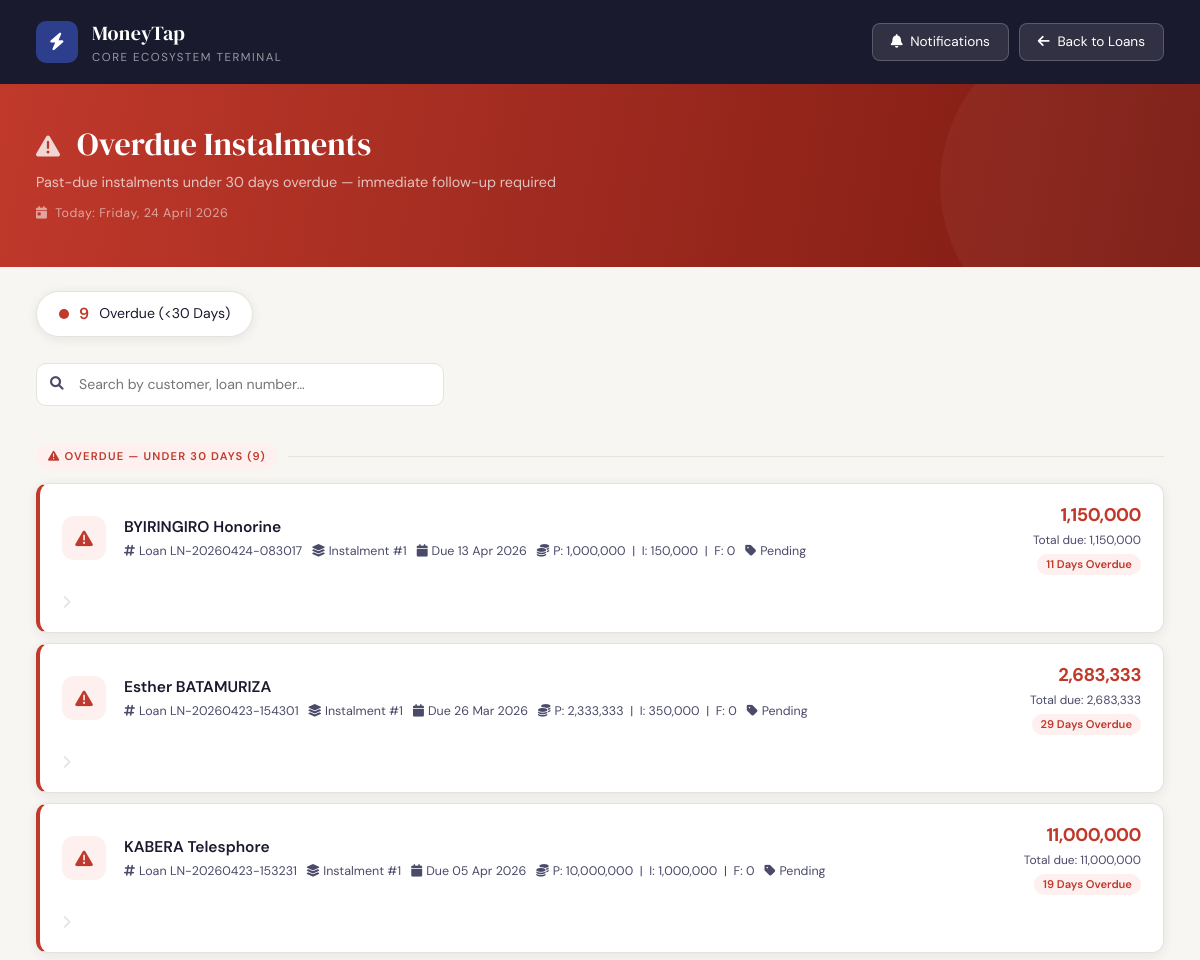
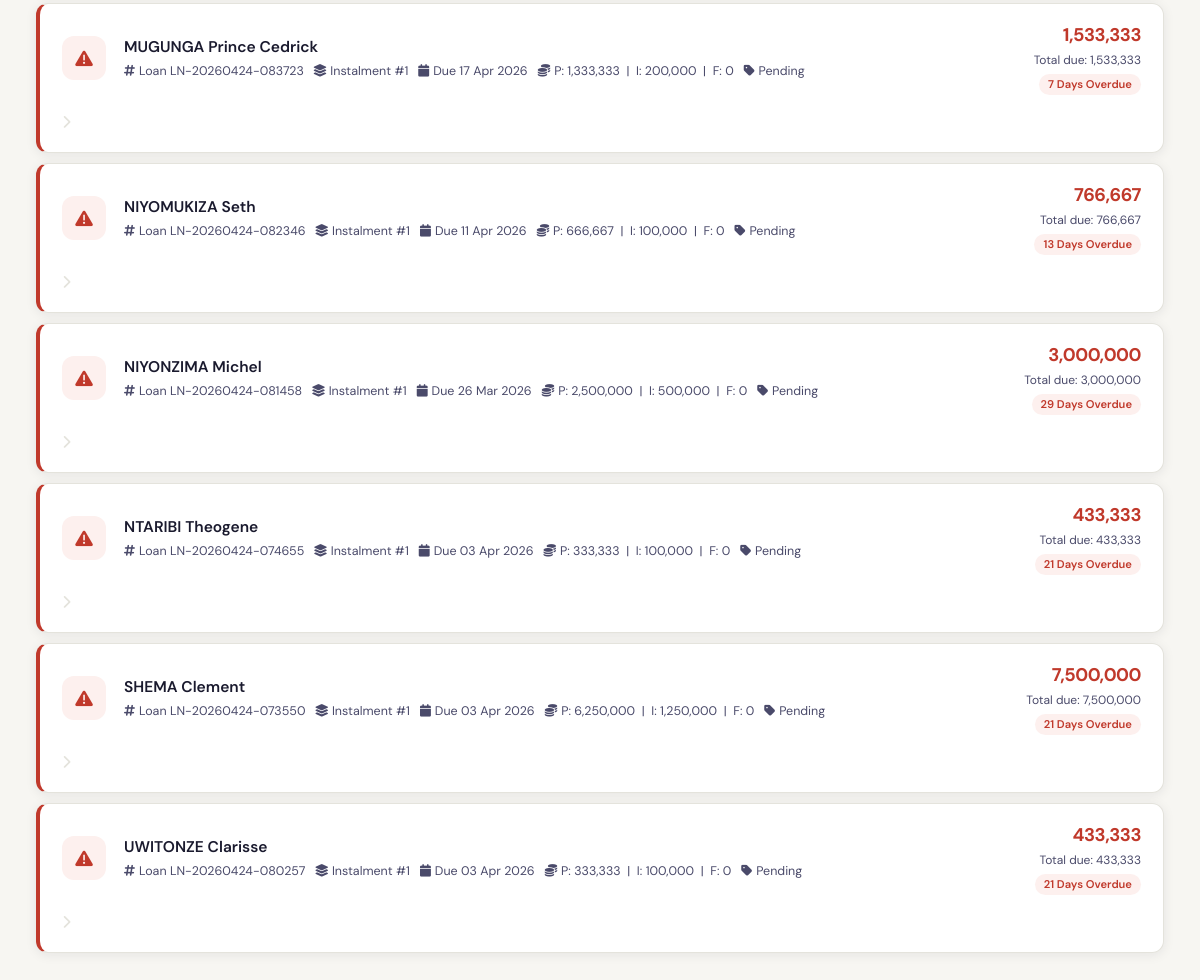
Screenshot of /app.moneytap/modules/overdue.php with the database file from the repository (2 pictures, top to bottom).
### tables this page shows
CREATE TABLE `loan_instalments` (
  `instalment_id` int(11) NOT NULL,
  `loan_id` int(11) NOT NULL,
  `loan_number` varchar(50) NOT NULL,
  `instalment_number` int(11) NOT NULL,
  `due_date` date NOT NULL,
  `payment_date` date DEFAULT NULL,
  `opening_balance` decimal(15,2) NOT NULL DEFAULT '0.00' COMMENT 'Principal balance at start of period',
  `closing_balance` decimal(15,2) NOT NULL DEFAULT '0.00' COMMENT 'Principal balance at end of period',
  `principal_amount` decimal(15,2) NOT NULL DEFAULT '0.00' COMMENT 'Principal portion of payment',
  `interest_amount` decimal(15,2) NOT NULL DEFAULT '0.00' COMMENT 'Interest portion of payment',
  `management_fee` decimal(15,2) NOT NULL DEFAULT '0.00' COMMENT 'Management fee for this instalment',
  `total_payment` decimal(15,2) NOT NULL DEFAULT '0.00' COMMENT 'Total payment required (principal + interest + mgmt fee)',
  `paid_amount` decimal(15,2) NOT NULL DEFAULT '0.00' COMMENT 'Amount actually paid',
  `principal_paid` decimal(15,2) NOT NULL DEFAULT '0.00',
  `interest_paid` decimal(15,2) NOT NULL DEFAULT '0.00',
  `management_fee_paid` decimal(15,2) NOT NULL DEFAULT '0.00',
  `balance_remaining` decimal(15,2) NOT NULL DEFAULT '0.00' COMMENT 'Unpaid portion of this instalment',
  `days_overdue` int(11) NOT NULL DEFAULT '0',
  `penalty_amount` decimal(15,2) NOT NULL DEFAULT '0.00',
  `penalty_paid` decimal(15,2) NOT NULL DEFAULT '0.00',
  `status` enum('Pending','Partially Paid','Fully Paid','Overdue') NOT NULL DEFAULT 'Pending',
  `created_by` int(11) NOT NULL,
  `created_at` timestamp NOT NULL DEFAULT CURRENT_TIMESTAMP,
  `updated_at` timestamp NOT NULL DEFAULT CURRENT_TIMESTAMP ON UPDATE CURRENT_TIMESTAMP,
  `overdue_ledger_recorded` tinyint(1) DEFAULT '0',
  `ninety_day_recorded` tinyint(1) DEFAULT '0',
  `monitoring_fee_net` decimal(15,2) DEFAULT '0.00',
  `monitoring_fee_vat` decimal(15,2) DEFAULT '0.00',
  `monitoring_fee_total` decimal(15,2) DEFAULT '0.00',
  `provision_calculated` tinyint(1) DEFAULT '0',
  `provision_amount` decimal(15,2) DEFAULT '0.00',
  `provision_date` date DEFAULT NULL,
  `suspension_recorded` tinyint(1) DEFAULT '0',
  `requested_amount` decimal(15,2) DEFAULT '0.00',
  `requested_amount_paid` decimal(15,2) DEFAULT '0.00'
);

CREATE TABLE `customers` (
  `customer_id` int(11) NOT NULL,
  `customer_code` varchar(50) NOT NULL,
  `customer_name` varchar(255) NOT NULL,
  `birth_place` text,
  `id_number` varchar(50) NOT NULL,
  `account_number` varchar(50) DEFAULT NULL,
  `occupation` varchar(100) DEFAULT NULL,
  `gender` enum('Male','Female','Other') DEFAULT 'Male',
  `date_of_birth` date DEFAULT NULL,
  `phone` varchar(20) NOT NULL,
  `email` varchar(120) DEFAULT NULL,
  `organization` varchar(150) DEFAULT 'gracelending',
  `father_name` varchar(150) DEFAULT NULL,
  `mother_name` varchar(150) DEFAULT NULL,
  `marriage_type` enum('Single','Married','Divorced') DEFAULT 'Single',
  `spouse` varchar(150) DEFAULT NULL,
  `spouse_id` varchar(50) DEFAULT NULL,
  `spouse_occupation` varchar(100) DEFAULT NULL,
  `spouse_phone` varchar(20) DEFAULT NULL,
  `address` text,
  `location` text,
  `project` varchar(150) DEFAULT NULL,
  `project_location` varchar(150) DEFAULT NULL,
  `caution_location` varchar(150) DEFAULT NULL,
  `loan_type` varchar(50) DEFAULT NULL,
  `requested_amount` decimal(15,2) DEFAULT '0.00',
  `loan_duration` int(11) DEFAULT '0',
  `province` varchar(100) DEFAULT NULL,
  `district` varchar(100) DEFAULT NULL,
  `sector` varchar(100) DEFAULT NULL,
  `cell` varchar(100) DEFAULT NULL,
  `village` varchar(100) DEFAULT NULL,
  `created_by` varchar(100) DEFAULT 'admin',
  `created_at` datetime DEFAULT CURRENT_TIMESTAMP,
  `updated_at` datetime DEFAULT CURRENT_TIMESTAMP ON UPDATE CURRENT_TIMESTAMP,
  `is_active` tinyint(1) DEFAULT '1',
  `status` varchar(50) DEFAULT 'Approved',
  `doc_id` varchar(255) DEFAULT NULL COMMENT 'National ID Path',
  `doc_contract` varchar(255) DEFAULT NULL COMMENT 'Work Contract Path',
  `doc_statement` varchar(255) DEFAULT NULL COMMENT 'Bank Statement Path',
  `doc_payslip` varchar(255) DEFAULT NULL COMMENT 'Payslip Path',
  `doc_marital` varchar(255) DEFAULT NULL COMMENT 'Marital Status Cert Path',
  `doc_rdb` varchar(255) DEFAULT NULL COMMENT 'RDB Certificate Path',
  `has_guarantor` enum('Yes','No') DEFAULT 'No',
  `guarantor_name` varchar(150) DEFAULT NULL,
  `guarantor_id` varchar(50) DEFAULT NULL,
  `guarantor_phone` varchar(20) DEFAULT NULL,
  `guarantor_occupation` varchar(100) DEFAULT NULL,
  `tin_number` varchar(20) DEFAULT NULL,
  `risk_rating` varchar(50) DEFAULT NULL,
  `current_balance` decimal(15,2) DEFAULT '0.00',
  `total_loans` decimal(15,2) DEFAULT '0.00',
  `total_paid` decimal(15,2) DEFAULT '0.00',
  `rejection_reason` text,
  `correction_fields` text,
  `admin_note` text,
  `client_resubmitted` tinyint(1) DEFAULT '0',
  `resubmitted_fields` text,
  `total_disbursed` decimal(15,2) NOT NULL DEFAULT '0.00',
  `total_outstanding` decimal(15,2) NOT NULL DEFAULT '0.00',
  `last_loan_date` date DEFAULT NULL,
  `record_date` datetime NOT NULL DEFAULT CURRENT_TIMESTAMP,
  `collateral_type` enum('Movable','Immovable') DEFAULT NULL,
  `collateral_sub_type` varchar(50) DEFAULT NULL,
  `upi_location` varchar(100) DEFAULT NULL,
  `square_mtrs` varchar(50) DEFAULT NULL,
  `doc_loan_clearance` varchar(255) DEFAULT NULL,
  `doc_power_of_attorney` varchar(255) DEFAULT NULL,
  `doc_guarantor_letter` varchar(255) DEFAULT NULL
);

CREATE TABLE `loan_portfolio` (
  `loan_id` int(11) NOT NULL,
  `customer_id` int(11) NOT NULL,
  `loan_number` varchar(50) NOT NULL,
  `loan_amount` decimal(15,2) NOT NULL DEFAULT '0.00' COMMENT 'Principal amount given to customer',
  `management_fee_rate` decimal(5,2) NOT NULL DEFAULT '5.50' COMMENT 'Management fee percentage (5.5%)',
  `management_fee_amount` decimal(15,2) NOT NULL DEFAULT '0.00' COMMENT 'Management fee (5.5% of loan amount)',
  `total_disbursed` decimal(15,2) NOT NULL DEFAULT '0.00' COMMENT 'Loan amount + Management fee',
  `interest_rate` decimal(5,2) NOT NULL COMMENT 'Monthly interest rate percentage',
  `number_of_instalments` int(11) NOT NULL,
  `disbursement_date` date NOT NULL,
  `maturity_date` date NOT NULL,
  `total_interest` decimal(15,2) NOT NULL DEFAULT '0.00' COMMENT 'Sum of all interest payments',
  `total_management_fees` decimal(15,2) NOT NULL DEFAULT '0.00' COMMENT 'Total management fees across all instalments',
  `total_payment` decimal(15,2) NOT NULL DEFAULT '0.00' COMMENT 'Total to be paid (principal + interest + mgmt fees)',
  `monthly_payment` decimal(15,2) NOT NULL DEFAULT '0.00' COMMENT 'Fixed monthly payment amount (after 1st instalment)',
  `principal_outstanding` decimal(15,2) NOT NULL DEFAULT '0.00' COMMENT 'Remaining principal balance',
  `interest_outstanding` decimal(15,2) NOT NULL DEFAULT '0.00' COMMENT 'Remaining interest to be paid',
  `total_outstanding` decimal(15,2) NOT NULL DEFAULT '0.00' COMMENT 'Total remaining balance',
  `total_paid` decimal(15,2) NOT NULL DEFAULT '0.00',
  `total_principal_paid` decimal(15,2) NOT NULL DEFAULT '0.00',
  `total_interest_paid` decimal(15,2) NOT NULL DEFAULT '0.00',
  `total_management_fees_paid` decimal(15,2) NOT NULL DEFAULT '0.00',
  `accrued_interest` decimal(15,2) NOT NULL DEFAULT '0.00',
  `accrued_days` int(11) NOT NULL DEFAULT '0',
  `accrued_management_fees` decimal(15,2) NOT NULL DEFAULT '0.00',
  `deferred_management_fees` decimal(15,2) NOT NULL DEFAULT '0.00',
  `days_overdue` int(11) NOT NULL DEFAULT '0',
  `penalties` decimal(15,2) NOT NULL DEFAULT '0.00',
  `cash_amount` decimal(15,2) NOT NULL DEFAULT '0.00',
  `bank_amount` decimal(15,2) NOT NULL DEFAULT '0.00',
  `collateral_type` varchar(50) DEFAULT NULL,
  `collateral_description` text,
  `collateral_value` decimal(15,2) DEFAULT '0.00',
  `collateral_net_value` decimal(15,2) DEFAULT '0.00',
  `provisional_rate` decimal(5,2) NOT NULL DEFAULT '1.00',
  `general_provision` decimal(15,2) NOT NULL DEFAULT '0.00',
  `net_book_value` decimal(15,2) NOT NULL DEFAULT '0.00',
  `loan_status` varchar(100) DEFAULT NULL,
  `created_by` int(11) NOT NULL,
  `created_at` timestamp NOT NULL DEFAULT CURRENT_TIMESTAMP,
  `updated_at` timestamp NOT NULL DEFAULT CURRENT_TIMESTAMP ON UPDATE CURRENT_TIMESTAMP,
  `last_provision_date` date DEFAULT NULL,
  `record_date` date DEFAULT NULL,
  `deduct_fee_from_disbursed` decimal(50,6) DEFAULT NULL,
  `is_topup` tinyint(1) NOT NULL DEFAULT '0',
  `topup_type` enum('increasing','decreasing') DEFAULT NULL,
  `mgmt_fee_first_month_only` tinyint(1) DEFAULT '0',
  `mgmt_fee_is_disbursed` tinyint(1) DEFAULT '0',
  `requested_amount` decimal(15,2) DEFAULT '0.00',
  `is_requested_paid_upfront` tinyint(1) DEFAULT '0',
  `requested_amount_status` varchar(50) DEFAULT 'Pending',
  `requested_amount_paid_upfront` decimal(15,2) DEFAULT '0.00',
  `loan_purpose` text,
  `economic_center` varchar(100) DEFAULT NULL
);

### app.moneytap/modules/overdue.php (the view, shortened to what this page needs)
<?php
$overdue       = [];
$today         = new DateTime();
$today->setTime(0, 0, 0);
try {
    $conn = getConnection();
    $query = "
        SELECT
            li.instalment_id,
            li.loan_id,
            li.instalment_number,
            li.due_date,
            li.opening_balance,
            li.closing_balance,
            li.principal_amount,
            li.interest_amount,
            li.management_fee,
            li.total_payment,
            li.paid_amount,
            li.balance_remaining,
            li.status,
            li.days_overdue,
            lp.loan_number,
            lp.loan_status,
            c.customer_name,
            c.customer_code
        FROM loan_instalments li
        LEFT JOIN loan_portfolio lp ON li.loan_id = lp.loan_id
        LEFT JOIN customers c ON lp.customer_id = c.customer_id
        WHERE li.status NOT IN ('Fully Paid')
          AND li.due_date < CURDATE()
          AND li.days_overdue < 30
        ORDER BY li.days_overdue DESC, c.customer_name ASC
    ";
    $stmt = $conn->prepare($query);
    $stmt->execute();
    $result  = $stmt->get_result();
    $rows    = $result->fetch_all(MYSQLI_ASSOC);
    foreach ($rows as $n) {
        $due = new DateTime($n['due_date']);
        $due->setTime(0, 0, 0);
        $diff = $today->diff($due);
        $n['_days_diff'] = -((int)$diff->days);
        $overdue[] = $n;
    }
} catch (Exception $e) {
    $error_message = "Error: " . $e->getMessage();
    error_log("overdue.php error: " . $e->getMessage());
}
$total_count = count($overdue);
?>
<!DOCTYPE html>
<html lang="en">
<head>
    <link href="https://cdn.jsdelivr.net/npm/bootstrap@5.1.3/dist/css/bootstrap.min.css" rel="stylesheet">
    <link rel="stylesheet" href="https://cdnjs.cloudflare.com/ajax/libs/font-awesome/6.0.0/css/all.min.css">
</head>
<body>
<div class="topbar">
    <div class="topbar-brand">
        <div class="logo-mark"><i class="fas fa-bolt"></i></div>
        <div>
            <div class="brand-name">MoneyTap</div>
            <div class="brand-sub">Core Ecosystem Terminal</div>
        </div>
    </div>
    <div class="topbar-actions">
        <a href="notifications.php" class="btn-nav">
            <i class="fas fa-bell me-1"></i> Notifications
        </a>
        <a href="index.php?page=loans" class="btn-nav">
            <i class="fas fa-arrow-left me-1"></i> Back to Loans
        </a>
    </div>
</div>
<div class="hero-strip">
    <div class="hero-title">
        <i class="fas fa-exclamation-triangle" style="font-size:1.5rem;opacity:.8;margin-right:10px;"></i>
        Overdue Instalments
    </div>
    <p class="hero-sub">Past-due instalments under 30 days overdue — immediate follow-up required</p>
    <p class="hero-date">
        <i class="fas fa-calendar-day me-1"></i>
        Today: <?php echo $today->format('l, d F Y'); ?>
    </p>
</div>
<div class="stat-row">
    <div class="stat-pill pill-danger">
        <div class="pill-dot"></div>
        <span class="pill-count"><?php echo $total_count; ?></span>
        <span>Overdue (&lt;30 Days)</span>
    </div>
</div>
<div class="search-wrap">
    <div class="search-wrap-inner">
        <input type="text" class="search-input" id="searchInput"
               placeholder="Search by customer, loan number…" oninput="filterCards()">
    </div>
</div>
<div class="content-area">
    <?php if (!empty($overdue)): ?>
    <div class="section-label lbl-danger">
        <div class="label-pill">
            <i class="fas fa-exclamation-triangle me-1"></i>Overdue — Under 30 Days (<?php echo count($overdue); ?>)
        </div>
        <div class="label-line"></div>
    </div>
    <?php foreach ($overdue as $n):
        $balance   = number_format(floatval($n['balance_remaining']), 0);
        $total     = number_format(floatval($n['total_payment']), 0);
        $principal = number_format(floatval($n['principal_amount']), 0);
        $interest  = number_format(floatval($n['interest_amount']), 0);
        $fee       = number_format(floatval($n['management_fee']), 0);
        $dueDate   = date('d M Y', strtotime($n['due_date']));
        $status    = htmlspecialchars($n['status']);
        $customer  = htmlspecialchars($n['customer_name'] ?? 'N/A');
        $loanNum   = htmlspecialchars($n['loan_number'] ?? 'N/A');
        $loanId    = intval($n['loan_id']);
        $instNum   = intval($n['instalment_number']);
        $daysOver  = abs($n['_days_diff']);
        $label     = $daysOver === 1 ? '1 Day Overdue' : $daysOver . ' Days Overdue';
    ?>
    <a href="index.php?page=recordpayment&loan_id=<?php echo $loanId; ?>"
       class="notif-card notif-searchable"
       title="Click to process payment — Loan ID: <?php echo $loanId; ?>">
        <div class="notif-icon"><i class="fas fa-exclamation-triangle"></i></div>
        <div class="notif-body">
            <div class="notif-customer"><?php echo $customer; ?></div>
            <div class="notif-meta">
                <span><i class="fas fa-hashtag"></i> Loan <?php echo $loanNum; ?></span>
                <span><i class="fas fa-layer-group"></i> Instalment #<?php echo $instNum; ?></span>
                <span><i class="fas fa-calendar"></i> Due <?php echo $dueDate; ?></span>
                <span title="Principal / Interest / Fee">
                    <i class="fas fa-coins"></i> P: <?php echo $principal; ?> &nbsp;|&nbsp;
                    I: <?php echo $interest; ?> &nbsp;|&nbsp; F: <?php echo $fee; ?>
                </span>
                <span><i class="fas fa-tag"></i> <?php echo $status; ?></span>
            </div>
        </div>
        <div class="notif-amounts">
            <div class="notif-balance"><?php echo $balance; ?></div>
            <div class="notif-total">Total due: <?php echo $total; ?></div>
            <div class="notif-badge"><?php echo $label; ?></div>
        </div>
        <div class="chevron-ico"><i class="fas fa-chevron-right"></i></div>
    </a>
    <?php endforeach; ?>
    <?php endif; ?>
</div>
</body>
</html>

### rows the page displays
loan_instalments: customers.customer_name "BYIRINGIRO Honorine", loan.loan_number "LN-20260424-083017", instalment_number "1", due_date "13 Apr 2026", principal_amount "1,000,000", interest_amount "150,000", management_fee "0", status "Pending", balance_remaining "1,150,000", total_payment "1,150,000", label "11 Days Overdue"
loan_instalments: customers.customer_name "Esther BATAMURIZA", loan.loan_number "LN-20260423-154301", instalment_number "1", due_date "26 Mar 2026", principal_amount "2,333,333", interest_amount "350,000", management_fee "0", status "Pending", balance_remaining "2,683,333", total_payment "2,683,333", label "29 Days Overdue"
loan_instalments: customers.customer_name "KABERA Telesphore", loan.loan_number "LN-20260423-153231", instalment_number "1", due_date "05 Apr 2026", principal_amount "10,000,000", interest_amount "1,000,000", management_fee "0", status "Pending", balance_remaining "11,000,000", total_payment "11,000,000", label "19 Days Overdue"
loan_instalments: customers.customer_name "MUGUNGA Prince Cedrick", loan.loan_number "LN-20260424-083723", instalment_number "1", due_date "17 Apr 2026", principal_amount "1,333,333", interest_amount "200,000", management_fee "0", status "Pending", balance_remaining "1,533,333", total_payment "1,533,333", label "7 Days Overdue"
loan_instalments: customers.customer_name "NIYOMUKIZA Seth", loan.loan_number "LN-20260424-082346", instalment_number "1", due_date "11 Apr 2026", principal_amount "666,667", interest_amount "100,000", management_fee "0", status "Pending", balance_remaining "766,667", total_payment "766,667", label "13 Days Overdue"
loan_instalments: customers.customer_name "NIYONZIMA Michel", loan.loan_number "LN-20260424-081458", instalment_number "1", due_date "26 Mar 2026", principal_amount "2,500,000", interest_amount "500,000", management_fee "0", status "Pending", balance_remaining "3,000,000", total_payment "3,000,000", label "29 Days Overdue"
loan_instalments: customers.customer_name "NTARIBI Theogene", loan.loan_number "LN-20260424-074655", instalment_number "1", due_date "03 Apr 2026", principal_amount "333,333", interest_amount "100,000", management_fee "0", status "Pending", balance_remaining "433,333", total_payment "433,333", label "21 Days Overdue"
loan_instalments: customers.customer_name "SHEMA Clement", loan.loan_number "LN-20260424-073550", instalment_number "1", due_date "03 Apr 2026", principal_amount "6,250,000", interest_amount "1,250,000", management_fee "0", status "Pending", balance_remaining "7,500,000", total_payment "7,500,000", label "21 Days Overdue"
loan_instalments: customers.customer_name "UWITONZE Clarisse", loan.loan_number "LN-20260424-080257", instalment_number "1", due_date "03 Apr 2026", principal_amount "333,333", interest_amount "100,000", management_fee "0", status "Pending", balance_remaining "433,333", total_payment "433,333", label "21 Days Overdue"

### other values shown
$total_count "9"
count($overdue) "9"
